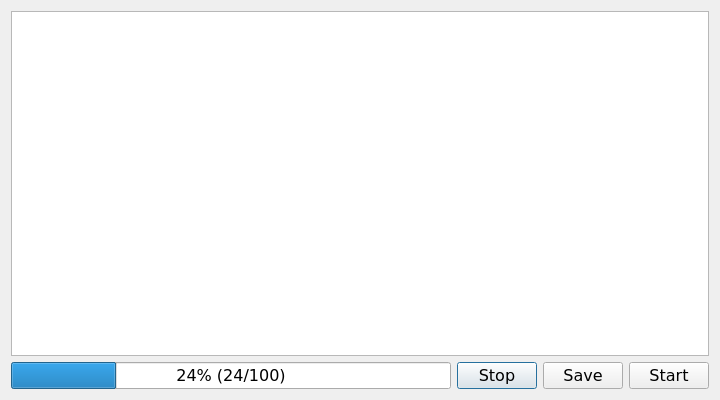
<?xml version="1.0" encoding="UTF-8"?>
<ui version="4.0">
 <class>patchingWindow</class>
 <widget class="QDialog" name="patchingDialog">
  <property name="windowModality">
   <enum>Qt::ApplicationModal</enum>
  </property>
  <property name="geometry">
   <rect>
    <x>0</x>
    <y>0</y>
    <width>720</width>
    <height>400</height>
   </rect>
  </property>
  <property name="font">
   <font>
    <family>Verdana</family>
    <pointsize>12</pointsize>
   </font>
  </property>
  <property name="windowTitle">
   <string>MainWindow</string>
  </property>
  <property name="modal">
   <bool>true</bool>
  </property>
  <layout class="QVBoxLayout" name="verticalLayout">
   <item>
    <widget class="QTextBrowser" name="txtLog"/>
   </item>
   <item>
    <layout class="QHBoxLayout" name="horizontalLayout">
     <item>
      <widget class="QProgressBar" name="progressBar">
       <property name="value">
        <number>24</number>
       </property>
       <property name="format">
        <string>%p% (%v/%m)</string>
       </property>
      </widget>
     </item>
     <item>
      <widget class="QPushButton" name="btnStop">
       <property name="text">
        <string>Stop</string>
       </property>
      </widget>
     </item>
     <item>
      <widget class="QPushButton" name="btnSave">
       <property name="text">
        <string>Save</string>
       </property>
      </widget>
     </item>
     <item>
      <widget class="QPushButton" name="btnStart">
       <property name="text">
        <string>Start</string>
       </property>
      </widget>
     </item>
    </layout>
   </item>
  </layout>
 </widget>
 <resources/>
 <connections/>
</ui>
